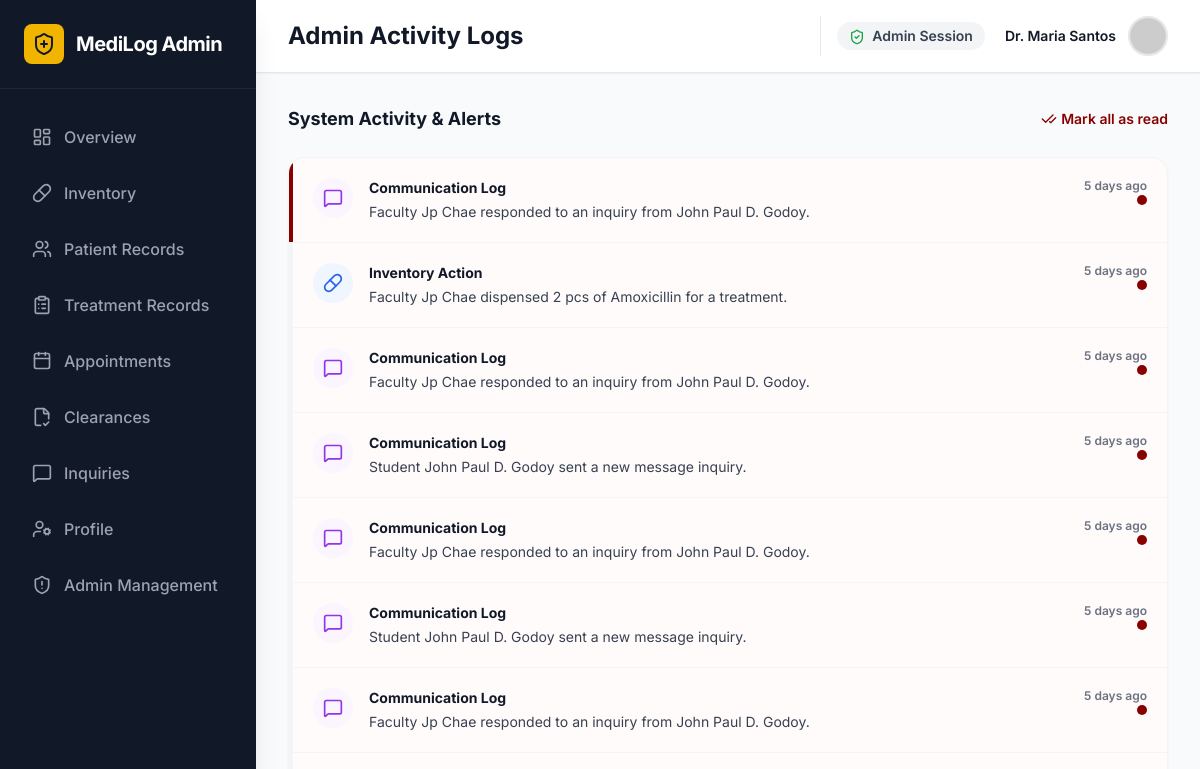
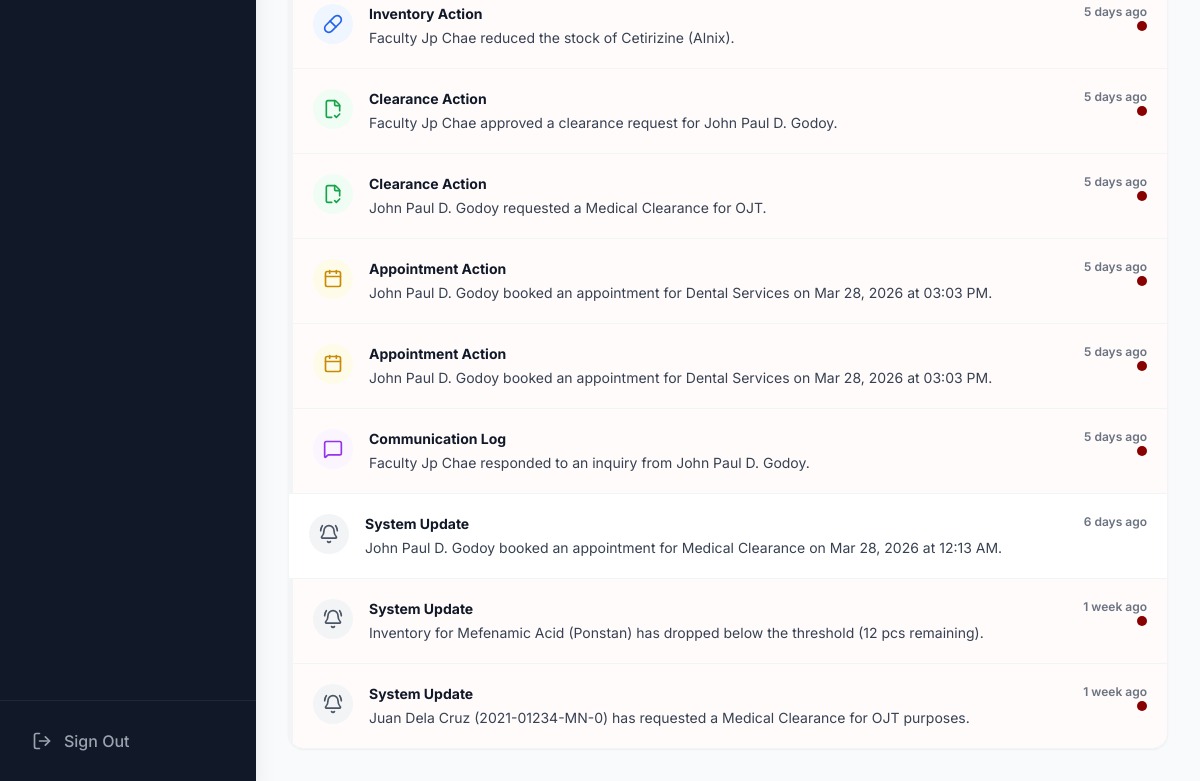
Before: /admin/admin_notifications.php (signed in) with the older database file (2 pictures, top to bottom).
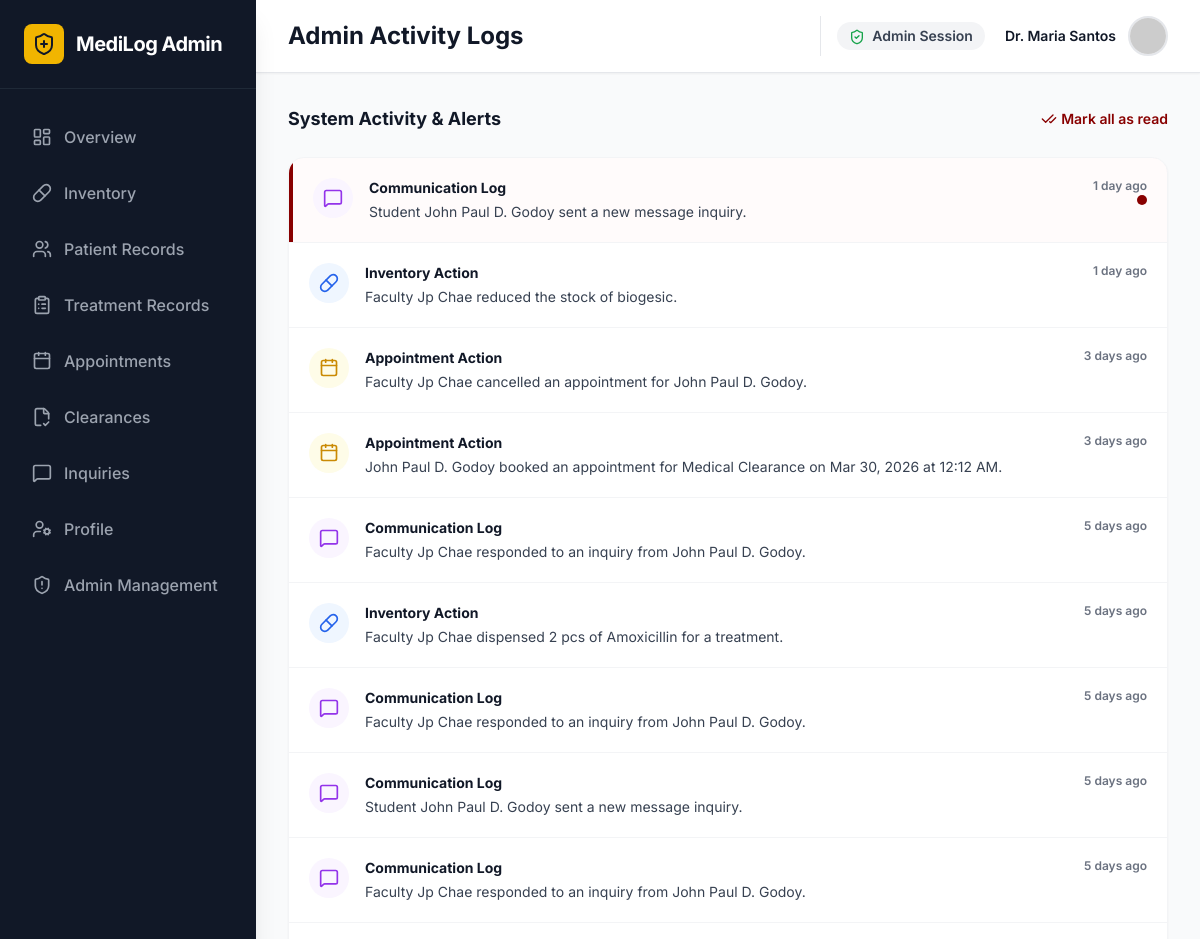
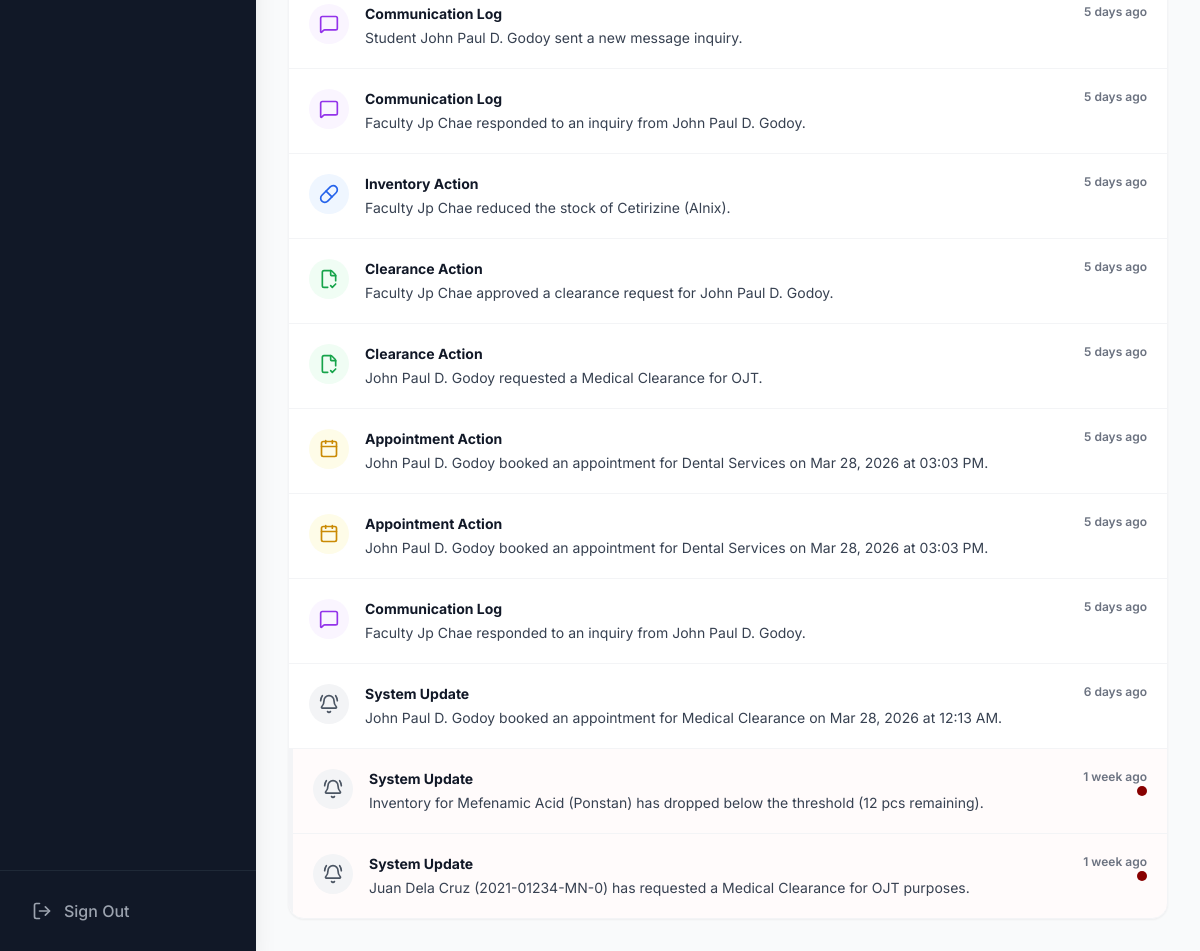
After: the same page with the newer database file (2 pictures, top to bottom).
### tables this page shows
CREATE TABLE `users` (
  `id` int(11) NOT NULL,
  `full_name` varchar(100) NOT NULL,
  `id_number` varchar(50) NOT NULL,
  `role` enum('student','faculty','admin','super_admin') DEFAULT 'student',
  `email` varchar(100) NOT NULL,
  `course` varchar(100) DEFAULT NULL,
  `section` varchar(20) DEFAULT NULL,
  `dob` date DEFAULT NULL,
  `gender` enum('male','female','other') DEFAULT NULL,
  `phone_number` varchar(20) DEFAULT NULL,
  `address` varchar(255) DEFAULT NULL,
  `emergency_contact_name` varchar(100) DEFAULT NULL,
  `emergency_contact_phone` varchar(20) DEFAULT NULL,
  `blood_type` varchar(5) DEFAULT NULL,
  `allergies` varchar(255) DEFAULT NULL,
  `password` varchar(255) NOT NULL,
  `created_at` timestamp NOT NULL DEFAULT current_timestamp(),
  `profile_pic` longtext DEFAULT NULL
);

CREATE TABLE `notifications` (
  `id` int(11) NOT NULL,
  `user_id` int(11) DEFAULT NULL,
  `title` varchar(150) NOT NULL,
  `message` text NOT NULL,
  `type` varchar(50) DEFAULT NULL,
  `is_read` tinyint(1) DEFAULT 0,
  `created_at` timestamp NOT NULL DEFAULT current_timestamp()
);

### admin/admin_notifications.php (the view, shortened to what this page needs)
<?php
require '../db_connect.php';
$user_id = $_SESSION['user_id'];
$stmt = $pdo->prepare("SELECT full_name, profile_pic FROM users WHERE id = ?");
$stmt->execute([$user_id]);
$user = $stmt->fetch();
$profile_pic = 'https://ui-avatars.com/api/?name=' . urlencode($user['full_name']) . '&background=880000&color=fff';
try {
    $notifStmt = $pdo->prepare("SELECT * FROM notifications WHERE user_id IS NULL OR user_id = ? ORDER BY created_at DESC LIMIT 40");
    $notifStmt->execute([$user_id]);
    $notifications = $notifStmt->fetchAll(PDO::FETCH_ASSOC);
} catch(PDOException $e) {
    die("Error fetching notifications: " . $e->getMessage());
}
function time_elapsed_string($datetime, $full = false) {
    $now = new DateTime;
    $ago = new DateTime($datetime);
    $diff = $now->diff($ago);
    $diff->w = floor($diff->d / 7);
    $diff->d -= $diff->w * 7;
    $string = array('y' => 'year', 'm' => 'month', 'w' => 'week', 'd' => 'day', 'h' => 'hour', 'i' => 'minute', 's' => 'second');
    foreach ($string as $k => &$v) {
        if ($diff->$k) { $v = $diff->$k . ' ' . $v . ($diff->$k > 1 ? 's' : ''); } else { unset($string[$k]); }
    }
    if (!$full) $string = array_slice($string, 0, 1);
    return $string ? implode(', ', $string) . ' ago' : 'just now';
}
?>
<!DOCTYPE html>
<html lang="en">
<head>
    <script src="https://cdn.tailwindcss.com"></script>
</head>
<body class="font-sans antialiased text-gray-800 bg-gray-50 flex h-screen overflow-hidden">
    <aside class="hidden md:flex flex-col w-64 bg-gray-900 text-white h-full shadow-xl z-20 flex-shrink-0">
        <div class="p-6 flex items-center gap-3 border-b border-gray-800">
            <div class="bg-pup-gold text-gray-900 p-2 rounded-lg"><i data-lucide="shield-plus" class="h-6 w-6"></i></div>
            <span class="font-bold text-xl tracking-tight text-white">MediLog Admin</span>
        </div>
        <nav class="flex-1 px-4 py-6 space-y-2 overflow-y-auto">
            <a href="admin_dashboard.php" class="flex items-center gap-3 px-4 py-3 text-gray-400 hover:bg-gray-800 hover:text-white rounded-xl font-medium transition-colors"><i data-lucide="layout-dashboard" class="h-5 w-5"></i> Overview</a>
            <a href="medicine_inventory.php" class="flex items-center gap-3 px-4 py-3 text-gray-400 hover:bg-gray-800 hover:text-white rounded-xl font-medium transition-colors"><i data-lucide="pill" class="h-5 w-5"></i> Inventory</a>
            <a href="patient_records.php" class="flex items-center gap-3 px-4 py-3 text-gray-400 hover:bg-gray-800 hover:text-white rounded-xl font-medium transition-colors"><i data-lucide="users" class="h-5 w-5"></i> Patient Records</a>
            <a href="admin_treatment_records.php" class="flex items-center gap-3 px-4 py-3 text-gray-400 hover:bg-gray-800 hover:text-white rounded-xl font-medium transition-colors"><i data-lucide="clipboard-list" class="h-5 w-5"></i> Treatment Records</a>
            <a href="admin_appointments.php" class="flex items-center gap-3 px-4 py-3 text-gray-400 hover:bg-gray-800 hover:text-white rounded-xl font-medium transition-colors"><i data-lucide="calendar" class="h-5 w-5"></i> Appointments</a>
            <a href="admin_clearance.php" class="flex items-center gap-3 px-4 py-3 text-gray-400 hover:bg-gray-800 hover:text-white rounded-xl font-medium transition-colors"><i data-lucide="file-check-2" class="h-5 w-5"></i> Clearances</a>
            <a href="admin_inquiries.php" class="flex items-center gap-3 px-4 py-3 text-gray-400 hover:bg-gray-800 hover:text-white rounded-xl font-medium transition-colors"><i data-lucide="message-square" class="h-5 w-5"></i> Inquiries</a>
            <a href="admin_profile.php" class="flex items-center gap-3 px-4 py-3 text-gray-400 hover:bg-gray-800 hover:text-white rounded-xl font-medium transition-colors"><i data-lucide="user-cog" class="h-5 w-5"></i> Profile</a>
            <a href="super_admin_users.php" class="flex items-center gap-3 px-4 py-3 text-gray-400 hover:bg-gray-800 hover:text-white rounded-xl font-medium transition-colors"><i data-lucide="shield-alert" class="h-5 w-5"></i> Admin Management</a>
        </nav>
        <div class="p-4 border-t border-gray-800">
            <button onclick="openLogoutModal()" class="flex items-center gap-3 px-4 py-3 text-gray-400 hover:bg-red-900/50 hover:text-red-400 rounded-xl font-medium transition-colors w-full text-left"><i data-lucide="log-out" class="h-5 w-5"></i> Sign Out</button>
        </div>
    </aside>
    <main class="flex-1 flex flex-col h-full overflow-hidden">
        <header class="bg-white border-b border-gray-200 px-4 md:px-8 py-4 flex items-center justify-between z-10 shadow-sm">
            <div class="flex items-center gap-3">
                <h1 class="text-xl md:text-2xl font-bold text-gray-900">Admin Activity Logs</h1>
            </div>
            <div class="flex items-center gap-3 sm:gap-4">
                <div class="hidden md:flex items-center gap-3 pl-4 border-l border-gray-200">
                    <span class="text-sm font-semibold text-gray-700 bg-gray-100 px-3 py-1 rounded-full mr-2"><i data-lucide="shield-check" class="h-4 w-4 inline mr-1 text-green-600"></i> Admin Session</span>
                    <div class="text-right"><p class="text-sm font-semibold text-gray-900"><?= htmlspecialchars($user['full_name']) ?></p></div>
                    <img src="<?= $profile_pic ?>" alt="Profile" class="h-10 w-10 rounded-full border-2 border-gray-200 object-cover">
                </div>
            </div>
        </header>
        <div class="flex-1 overflow-y-auto p-4 sm:p-8 pb-24 md:pb-8">
            <div class="max-w-4xl mx-auto space-y-4">
                <div class="flex justify-between items-center mb-6">
                    <h2 class="text-lg font-bold text-gray-900">System Activity & Alerts</h2>
                    <form method="POST">
                        <button type="submit" name="mark_read" class="text-sm font-semibold text-pup-maroon hover:underline flex items-center gap-1"><i data-lucide="check-check" class="h-4 w-4"></i> Mark all as read</button>
                    </form>
                </div>
                <div class="bg-white rounded-2xl border border-gray-100 shadow-sm overflow-hidden">
                    <div class="divide-y divide-gray-100">
                        <?php if(count($notifications) > 0): ?>
                            <?php foreach($notifications as $notif):
                                $message = htmlspecialchars($notif['message']);
                                $icon = 'bell-ring';
                                $iconColor = 'text-gray-600';
                                $bgColor = 'bg-gray-100';
                                $title = 'System Update';
                                if (strpos($message, '[Inventory]') !== false) {
                                    $icon = 'pill'; $iconColor = 'text-blue-600'; $bgColor = 'bg-blue-50'; $title = 'Inventory Action';
                                    $message = str_replace('[Inventory] ', '', $message);
                                } elseif (strpos($message, '[Clearance]') !== false) {
                                    $icon = 'file-check-2'; $iconColor = 'text-green-600'; $bgColor = 'bg-green-50'; $title = 'Clearance Action';
                                    $message = str_replace('[Clearance] ', '', $message);
                                } elseif (strpos($message, '[Appointment]') !== false) {
                                    $icon = 'calendar'; $iconColor = 'text-yellow-600'; $bgColor = 'bg-yellow-50'; $title = 'Appointment Action';
                                    $message = str_replace('[Appointment] ', '', $message);
                                } elseif (strpos($message, '[Message]') !== false) {
                                    $icon = 'message-square'; $iconColor = 'text-purple-600'; $bgColor = 'bg-purple-50'; $title = 'Communication Log';
                                    $message = str_replace('[Message] ', '', $message);
                                }
                            ?>
                                <div class="p-5 <?= $notif['is_read'] ? 'bg-white' : 'bg-red-50/30 hover:bg-red-50 border-l-4 border-l-pup-maroon' ?> transition-colors flex gap-4 relative group">
                                    <div class="w-10 h-10 rounded-full <?= $bgColor ?> <?= $iconColor ?> flex items-center justify-center flex-shrink-0"><i data-lucide="<?= $icon ?>" class="h-5 w-5"></i></div>
                                    <div class="flex-1">
                                        <div class="flex justify-between items-start mb-1">
                                            <h3 class="font-bold text-gray-900 text-sm"><?= $title ?></h3>
                                            <span class="text-xs font-semibold text-gray-500"><?= time_elapsed_string($notif['created_at']) ?></span>
                                        </div>
                                        <p class="text-sm text-gray-700"><?= $message ?></p>
                                    </div>
                                    <?php if(!$notif['is_read']): ?>
                                        <div class="absolute right-5 top-1/2 transform -translate-y-1/2 w-2.5 h-2.5 bg-pup-maroon rounded-full"></div>
                                    <?php endif; ?>
                                </div>
                            <?php endforeach; ?>
                        <?php else: ?>
                            <div class="p-8 text-center text-gray-500 text-sm">No new activity logs.</div>
                        <?php endif; ?>
                    </div>
                </div>
            </div>
        </div>
    </main>
</body>
</html>

### admin/admin_notifications.php (style rules this page uses)
body { opacity: 0; animation: fadeIn 0.4s ease-out forwards; }

Changed rows visible on the page:
added notifications: message "Communication Log", created_at "1 day ago", message "Student John Paul D. Godoy sent a new message inquiry.", is_read 0 (drawn)
added notifications: message "Inventory Action", created_at "1 day ago", message "Faculty Jp Chae reduced the stock of biogesic."
added notifications: message "Appointment Action", created_at "3 days ago", message "Faculty Jp Chae cancelled an appointment for John Paul D. Godoy."
added notifications: message "Appointment Action", created_at "3 days ago", message "John Paul D. Godoy booked an appointment for Medical Clearance on Mar 30, 2026 at 12:12 AM."
changed notifications (number 5 of 20 on the later page): is_read 0 → 1 (drawn)
changed notifications "Faculty Jp Chae dispensed 2 pcs of Amoxicillin for a treatment.": is_read 0 → 1 (drawn)
changed notifications (number 7 of 20 on the later page): is_read 0 → 1 (drawn)
changed notifications (number 8 of 20 on the later page): is_read 0 → 1 (drawn)
changed notifications (number 9 of 20 on the later page): is_read 0 → 1 (drawn)
changed notifications (number 10 of 20 on the later page): is_read 0 → 1 (drawn)
changed notifications (number 11 of 20 on the later page): is_read 0 → 1 (drawn)
changed notifications "Faculty Jp Chae reduced the stock of Cetirizine (Alnix).": is_read 0 → 1 (drawn)
changed notifications "Faculty Jp Chae approved a clearance request for John Paul D. Godoy.": is_read 0 → 1 (drawn)
changed notifications "John Paul D. Godoy requested a Medical Clearance for OJT.": is_read 0 → 1 (drawn)
changed notifications (number 15 of 20 on the later page): is_read 0 → 1 (drawn)
changed notifications (number 16 of 20 on the later page): is_read 0 → 1 (drawn)
changed notifications (number 17 of 20 on the later page): is_read 0 → 1 (drawn)
